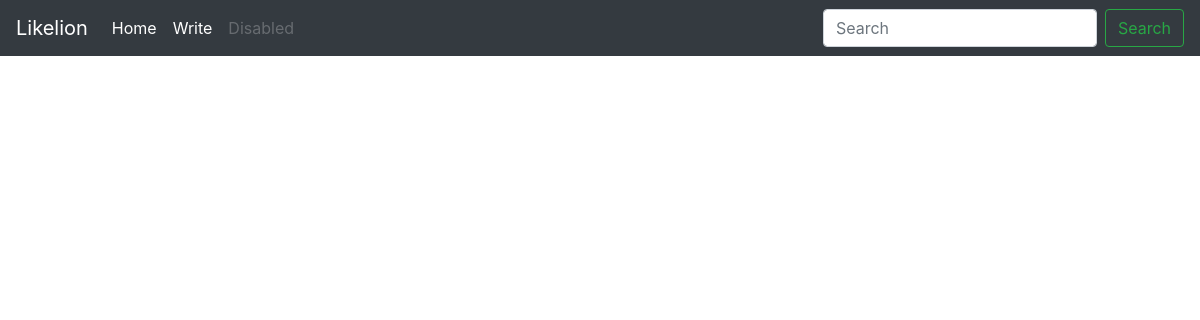
Before: /main/ with the older database file.
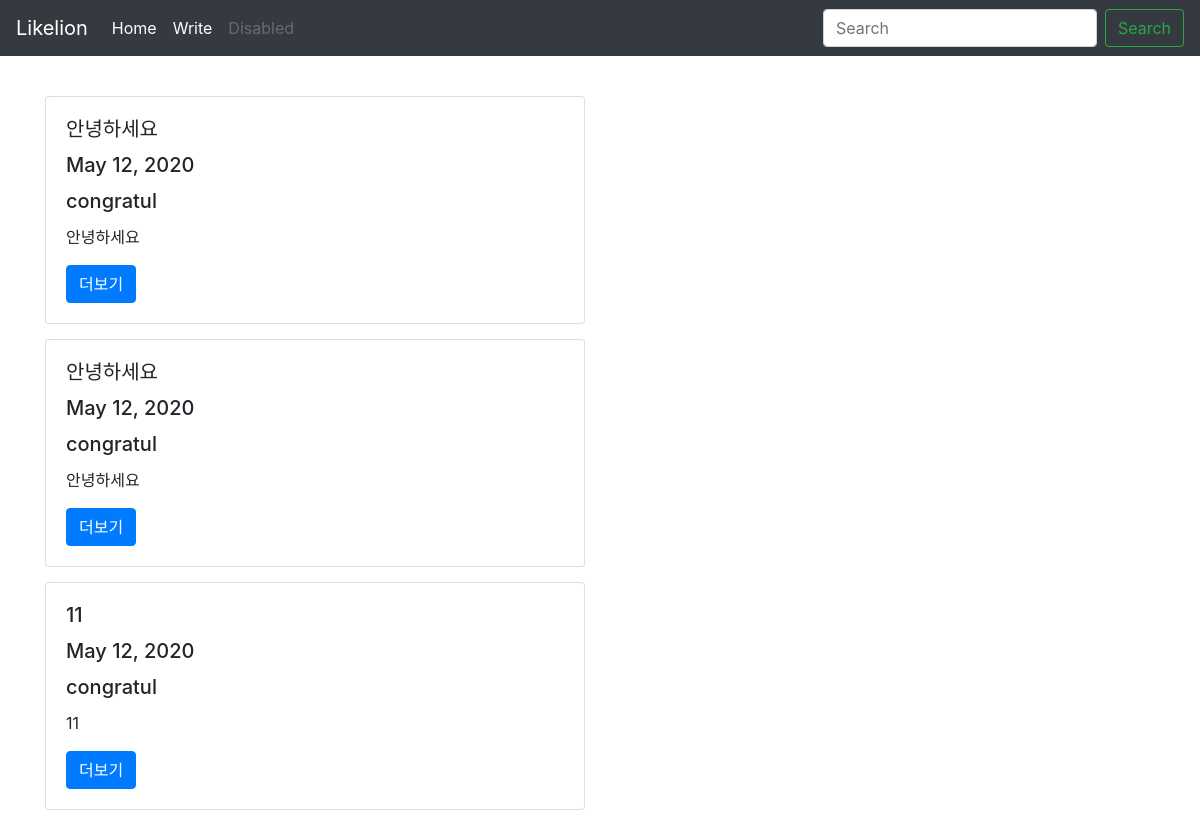
After: the same page with the newer database file.
### mainapp/models.py (models this page shows, shortened)
class Blog(models.Model):
    title = models.CharField(max_length=100)
    pub_date = models.DateField('date published')
    author = models.ForeignKey(User, on_delete=models.SET_NULL, null=True, default=1)
    body = models.TextField()
    def summary(self):
        return self.body[:50]

### mainapp/views.py (the view)
# urls.py: path('main/',views.main, name='main'),
def main(request):
    blogs = Blog.objects.all() #쿼리셋 = 모델안의 오브젝트의 목록을 가져온다고 생각(list), 메소드
    return render(request, 'main.html', {'blogs' : blogs}) #'blogs'라는 키값으로 blog를 가져옴

### mainapp/templates/main.html
{% extends 'base.html' %}
{% block contents %}
<br><br><br><br>
{% for blog in blogs %}
<div class="row" style="margin-bottom : 15px">
    <div class="col-sm-6">
      <div class="card">
        <div class="card-body">
          <h5 class="card-title">{{blog.title}}</h5>
          <h5 class="card-title">{{blog.pub_date}}</h5>
          <h5 class="card-title">{{blog.author}}</h5>
          <p class="card-text">{{blog.summary}}</p>
          <a href="{% url 'detail' blog.id%}" class="btn btn-primary">더보기</a>
        </div>
      </div>
    </div>
</div>
{% endfor %}
{% endblock %}

### mainapp/templates/base.html (shortened to what this page needs)
<!DOCTYPE html>
<html lang="en">
<head>
    <link rel="stylesheet" href="https://stackpath.bootstrapcdn.com/bootstrap/4.4.1/css/bootstrap.min.css"
>
</head>
<body>
  <nav class="navbar navbar-expand-md navbar-dark fixed-top bg-dark">
    <a class="navbar-brand" href="{%url 'home'%}">Likelion</a>
    <div class="collapse navbar-collapse" id="navbarCollapse">
      <ul class="navbar-nav mr-auto">
        <li class="nav-item active">
          <a class="nav-link" href="{%url 'main'%}">Home <span class="sr-only">(current)</span></a>
        </li>
        <li class="nav-item active">
          <a class="nav-link" href="{%url 'write'%}">Write </a>
        </li>
        <li class="nav-item">
          <a class="nav-link disabled" href="#" tabindex="-1" aria-disabled="true">Disabled</a>
        </li>
      </ul>
      <form class="form-inline mt-2 mt-md-0">
        <input class="form-control mr-sm-2" type="text" placeholder="Search" aria-label="Search">
        <button class="btn btn-outline-success my-2 my-sm-0" type="submit">Search</button>
      </form>
    </div>
  </nav>
<div  class="container">
  {% block contents %}
  {% endblock %}
</div>
</body>
</html>

Changed rows visible on the page:
added Blog: title "안녕하세요", pub_date "May 12, 2020", author "congratul", summary "안녕하세요"
added Blog: title "안녕하세요", pub_date "May 12, 2020", author "congratul", summary "안녕하세요"
added Blog: title "11", pub_date "May 12, 2020", author "congratul", summary "11"
